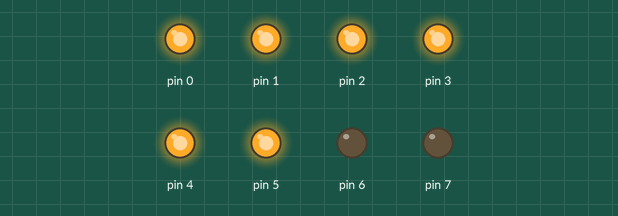
Bench run of a sketch on a simulated Arduino Uno, built with avr-gcc and run on an emulated ATmega328P. On the bench: output pins drawn as LEDs (lit = HIGH).

Above: at 0.2 s.
At 0.7 s:
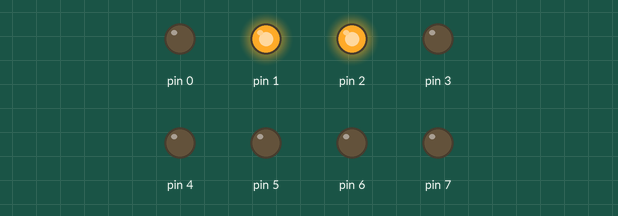
At 1.7 s:
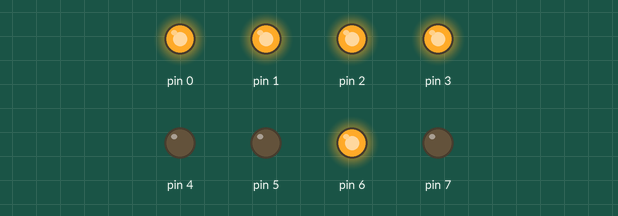
At 3.2 s:
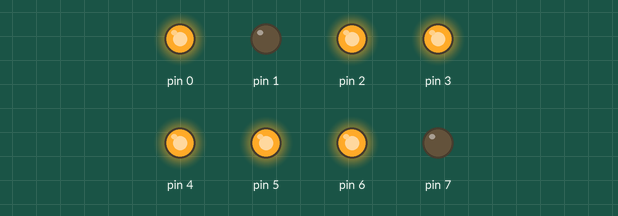
At 4.7 s:
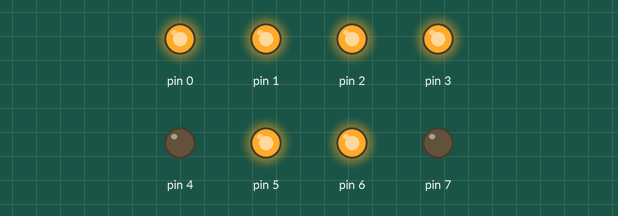
At 6.7 s:
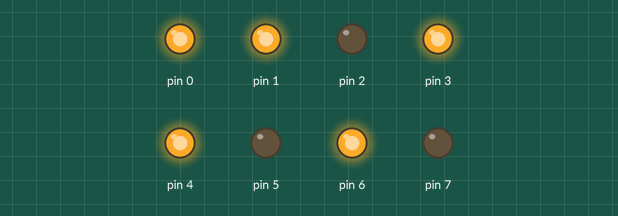
Timing chart, 0 to 7.2 s (numbered marks = the images above):
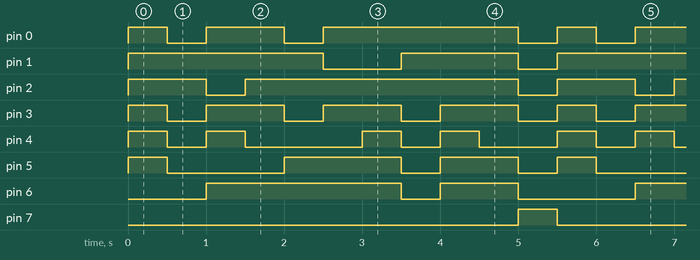

The sketch:

sevensegmentcounter.ino
```cpp
void setup()
{
  DDRD=255;
}
//connect 10K or 1K resistor to ground
void loop()
{
  PORTD=B111111;
  delay(500);
  PORTD=B000110;
  delay(500);
  PORTD=B01011011;
  delay(500);
  PORTD=B01001111;
  delay(500);
  PORTD=B01100110;
  delay(500);
  PORTD=B01101101;
  delay(500);
  PORTD=B01111101;
  delay(500);
  PORTD=B111;
  delay(500);
  PORTD=B1111111;
  delay(500);
  PORTD=B1101111;
  delay(500);
  PORTD=B10000000;
  delay(500);

}
```

Measured:
- by itself, pin 0: repeats every 5.5 s: LOW 0.50 s, HIGH 1.0 s, LOW 0.50 s, HIGH 2.5 s, LOW 0.50 s, HIGH 0.50 s
- by itself, pin 1: repeats every 5.5 s: LOW 1.0 s, HIGH 1.5 s, LOW 0.50 s, HIGH 2.5 s
- by itself, pin 2: repeats every 5.5 s: LOW 0.50 s, HIGH 3.5 s, LOW 0.50 s, HIGH 1.0 s
- by itself, pin 3: repeats every 5.5 s: 3 × (LOW 0.50 s, HIGH 1.0 s), LOW 0.50 s, HIGH 0.50 s
- by itself, pin 4: repeats every 5.5 s: LOW 0.50 s, HIGH 0.50 s, LOW 1.5 s, HIGH 0.50 s, LOW 0.50 s, HIGH 0.50 s, LOW 1.0 s, HIGH 0.50 s
- by itself, pin 5: repeats every 5.5 s: LOW 1.5 s, HIGH 1.5 s, LOW 0.50 s, HIGH 1.0 s, LOW 0.50 s, HIGH 0.50 s
- by itself, pin 6: repeats every 5.5 s: LOW 0.50 s, HIGH 1.0 s, LOW 1.5 s, HIGH 2.5 s
- by itself, pin 7: alternates HIGH for 0.50 s and LOW for 5.0 s
